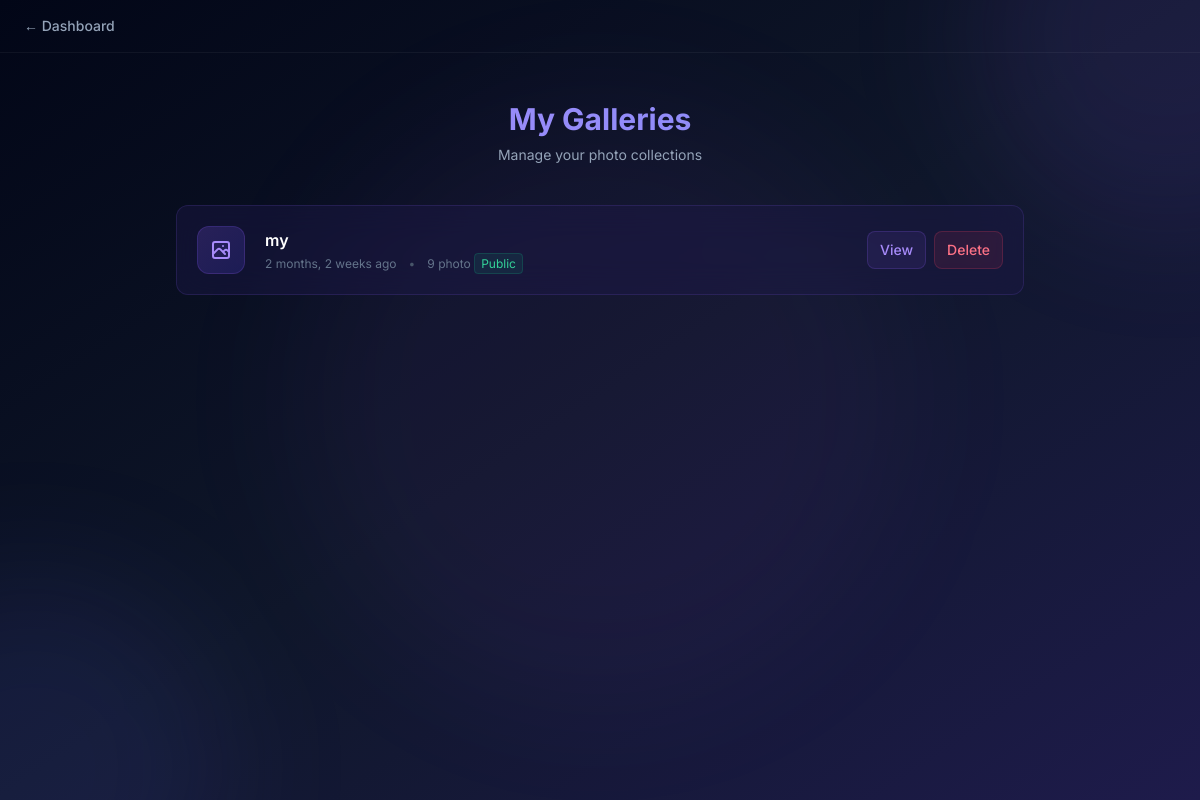
/gallery/my/ (signed in), run on the app's committed database.
### gallery/models.py (models this page shows, shortened)
class Gallery(models.Model):
    owner = models.ForeignKey(settings.AUTH_USER_MODEL, on_delete=models.CASCADE)
    title = models.CharField(max_length=200,blank=False,null=False)
    slug = models.SlugField(unique=True)
    is_public = models.BooleanField(default=True)
    password = models.CharField(
       max_length=8,
        blank=True,
        validators=[
                MinLengthValidator(4)
            ]
        )
    allow_download = models.BooleanField(default=True)
    allow_comment = models.BooleanField(default=True)
    allow_like = models.BooleanField(default=True)
    created_at = models.DateTimeField(auto_now_add=True)

### gallery/views.py (the view)
# urls.py: path('my/', views.my_galleries, name="my_galleries"),
@login_required
def my_galleries(request):
    galleries = Gallery.objects.filter(owner=request.user).order_by('-created_at')
    return render(request, "my_galleries.html", {"galleries": galleries})

### templates/my_galleries.html (shortened to what this page needs)
{% extends "base.html" %}
{% block nav_links %}
<a href="/dashboard/" class="text-slate-400 hover:text-violet-400 transition-colors text-sm font-medium">← Dashboard</a>
{% endblock %}
{% block content %}
<div class="max-w-4xl mx-auto px-6 py-12">
    <div class="text-center mb-10 animate-fade-in-up">
        <h2 class="text-3xl font-bold bg-gradient-to-r from-violet-400 to-indigo-400 bg-clip-text text-transparent">My
            Galleries</h2>
        <p class="text-slate-400 mt-2 text-sm">Manage your photo collections</p>
    </div>
    <div class="space-y-4">
        {% for gallery in galleries %}
        <div class="glass rounded-xl p-5 flex items-center gap-5 card-hover animate-fade-in-up"
            style="animation-delay: {{ forloop.counter0 }}00ms">
            <div
                class="shrink-0 w-12 h-12 rounded-xl bg-gradient-to-br from-violet-500/20 to-indigo-600/20 flex items-center justify-center border border-violet-500/20">
            </div>
            <div class="flex-1 min-w-0">
                <a href="/gallery/{{ gallery.slug }}/"
                    class="text-white font-semibold hover:text-violet-400 transition-colors">{{ gallery.title }}</a>
                <div class="flex items-center gap-3 mt-1">
                    <span class="text-xs text-slate-500">{{ gallery.created_at|timesince }} ago</span>
                    <span class="text-xs text-slate-600">•</span>
                    <span class="text-xs text-slate-500">{{ gallery.image_set.count }} photo
                    {% if gallery.is_public %}
                    <span
                        class="px-1.5 py-0.5 rounded bg-emerald-500/10 text-emerald-400 text-xs border border-emerald-500/20">Public</span>
                    {% else %}
                    <span
                        class="px-1.5 py-0.5 rounded bg-amber-500/10 text-amber-400 text-xs border border-amber-500/20">Private</span>
                    {% endif %}
                </div>
            </div>
            <div class="flex items-center gap-2 shrink-0">
                <a href="/gallery/{{ gallery.slug }}/"
                    class="px-3 py-2 rounded-lg bg-violet-500/10 hover:bg-violet-500/20 border border-violet-500/20 text-violet-400 text-sm font-medium transition-all duration-300">
                    View
                </a>
                <form method="POST" action="/gallery/delete/{{ gallery.id }}/"
                    onsubmit="return confirm('Are you sure you want to delete this gallery? This cannot be undone.')">
                    <button type="submit"
                        class="px-3 py-2 rounded-lg bg-rose-500/10 hover:bg-rose-500/20 border border-rose-500/20 text-rose-400 text-sm font-medium transition-all duration-300">
                        Delete
                    </button>
                </form>
            </div>
        </div>
        {% endfor %}
    </div>
</div>
{% endblock %}

### templates/base.html (style rules this page uses)
body { font-family: 'Inter', system-ui, sans-serif; }
.glass { background: rgba(30, 27, 75, 0.4); backdrop-filter: blur(16px); -webkit-backdrop-filter: blur(16px); border: 1px solid rgba(139, 92, 246, 0.15); }
.card-hover { transition: all 0.4s cubic-bezier(0.4, 0, 0.2, 1); }
.animate-fade-in-up { animation: fadeInUp 0.6s ease-out forwards; }

### data on the page
Gallery: title "my", created_at "2 months, 2 weeks", image_set.count "9", is_public "Public"
